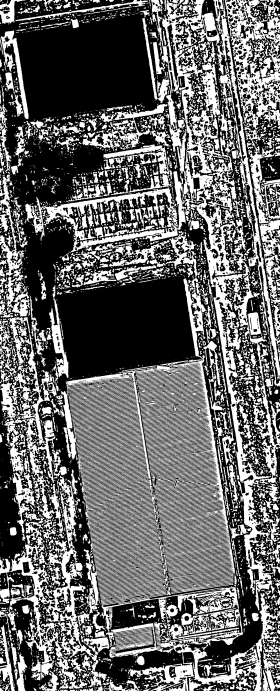
#> input picture _diag_adaptive.png, 280 x 691 px, given in place of Test.tif, which was not available
$ python _diag.py
#> lines starting #> are read from the running program, lines starting #| are printed output that depends on the picture; after the words box and inside, x2 and y2 are one past the last pixel; in counts of white or black regions, pixels touching at a corner belong together; pictures that were not available may be replaced by others from this repository, and a replacement may not be noted
"""Diagnose the optical rooftop stages on Test.tif (prints stage stats + masks)."""
import math
import os

import numpy as np
import cv2
from PIL import Image

ROOT = r"c:\Users\vinod\Desktop\map\map"
img = np.array(Image.open(os.path.join(ROOT, "Test.tif")).convert("RGB"))
h, w = img.shape[:2]
#> h = 691; w = 280
gsd = math.sqrt(33.0483984 * 81.35190 / (w * h))
#> gsd = 0.118
min_px = max(60, int(4.0 / (gsd * gsd)))
#> min_px = 287
print(f"{w}x{h} gsd={gsd:.4f} min_area_px={min_px}")
#| 280x691 gsd=0.1179 min_area_px=287

rf = img[:, :, 0].astype(np.float32)
gf = img[:, :, 1].astype(np.float32)
bf = img[:, :, 2].astype(np.float32)
nature = (2.0 * gf - rf - bf) > 14.0
#> nature: shape (691, 280) bool; every value is 0
nature_u8 = nature.astype(np.uint8) * 255


def stage_stats(name, mask):
    n, labels = cv2.connectedComponents(mask)
    if n <= 1:
        print(f"  {name}: EMPTY")
        return []
    sizes = np.bincount(labels.ravel())[1:]
    big = np.sort(sizes)[::-1][:10]
    ok = int((sizes >= min_px).sum())
    print(f"  {name}: {n-1} comps, >=min: {ok}, top sizes: {big.tolist()}")
    return sizes.tolist()


lab = cv2.cvtColor(img, cv2.COLOR_RGB2LAB)
#> lab: shape (691, 280, 3); mean of channels 0, 1, 2 105.7, 128, 128
clahe = cv2.createCLAHE(clipLimit=3.0, tileGridSize=(8, 8))
clahe_l = clahe.apply(lab[:, :, 0])
filtered = cv2.bilateralFilter(clahe_l, d=7, sigmaColor=50, sigmaSpace=50)

k3 = cv2.getStructuringElement(cv2.MORPH_RECT, (3, 3))
grad = cv2.morphologyEx(filtered, cv2.MORPH_GRADIENT, k3)
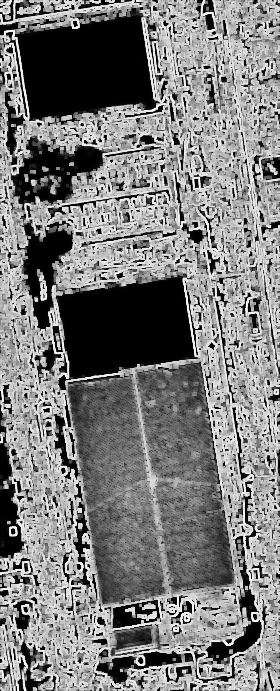
#> grad: shape (691, 280); min 0, max 250, mean 123.3
edges = cv2.bitwise_or(cv2.Canny(filtered, 30, 95), cv2.Canny(grad, 20, 70))
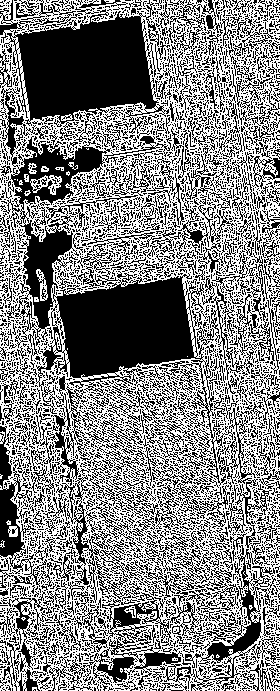
#> edges: shape (691, 280); 52% white; 4135 black regions (3700 under 20 px), largest, box (x1, y1, x2, y2) and area: (0, 49, 272, 548) 23828, (4, 0, 169, 134) 12083, (43, 545, 276, 691) 5814

th_fine = cv2.adaptiveThreshold(filtered, 255, cv2.ADAPTIVE_THRESH_GAUSSIAN_C, cv2.THRESH_BINARY, 21, -2)
#> th_fine: shape (691, 280); 40.9% white; 1699 white regions (1512 under 20 px), largest, box (x1, y1, x2, y2) and area: (24, 0, 280, 691) 44551, (0, 286, 109, 691) 10330, (79, 104, 170, 151) 1135
th_coarse = cv2.adaptiveThreshold(filtered, 255, cv2.ADAPTIVE_THRESH_MEAN_C, cv2.THRESH_BINARY, 45, -3)
#> th_coarse: shape (691, 280); 41.9% white; 1635 white regions (1490 under 20 px), largest, box (x1, y1, x2, y2) and area: (51, 278, 280, 691) 24723, (25, 0, 280, 610) 18586, (0, 262, 156, 691) 11436
roof = cv2.bitwise_or(th_fine, th_coarse)
#> roof: shape (691, 280); 43.3% white; 1537 white regions (1392 under 20 px), largest, box (x1, y1, x2, y2) and area: (24, 0, 280, 691) 52140, (0, 262, 164, 691) 12383, (0, 172, 46, 355) 1978
roof[nature_u8 > 0] = 0
stage_stats("adaptive roof", roof)
#> in stage_stats, `n, labels = cv2.connectedComponents(mask)`: n = 1538
#> in stage_stats, `sizes = np.bincount(labels.ravel())[1:]`: sizes = 1537 values, max 52140 at index 16, min 1 at index 9, mean 54.45
#> in stage_stats, `big = np.sort(sizes)[::-1][:10]`: big = [52140, 12383, 1978, 1449, 913, 683, 476, 417, 366, 332]
#> in stage_stats, `ok = int((sizes >= min_px).sum())`: ok = 11
#|   adaptive roof: 1537 comps, >=min: 11, top sizes: [52140, 12383, 1978, 1449, 913, 683, 476, 417, 366, 332]

k5 = cv2.getStructuringElement(cv2.MORPH_RECT, (5, 5))
#> k5 = [[1, 1, 1, 1, 1], [1, 1, 1, 1, 1], [1, 1, 1, 1, 1], [1, 1, 1, 1, 1], [1, 1, 1, 1, 1]]
roof_open = cv2.morphologyEx(roof, cv2.MORPH_OPEN, k5, iterations=1)
#> roof_open: shape (691, 280); 7.2% white; 256 white regions (11 under 20 px), largest, box (x1, y1, x2, y2) and area: (110, 624, 153, 657) 738, (178, 362, 205, 384) 245, (86, 374, 127, 383) 236
stage_stats("after open5", roof_open)
#> call 2 of stage_stats, with name = 'after open5'
#> in stage_stats (call 2), `n, labels = cv2.connectedComponents(mask)`:
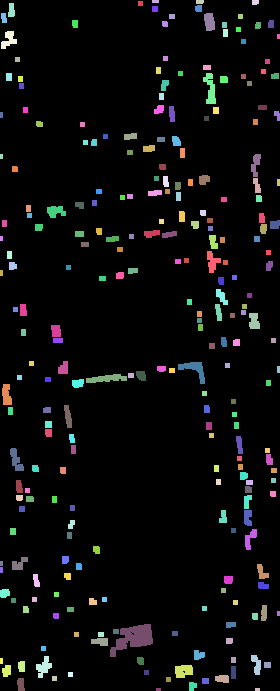
#> labels: shape (691, 280) int32; 257 distinct labels, from 0 to 256; one colour per label, 0 black
#> in stage_stats (call 2), `n, labels = cv2.connectedComponents(mask)`: n = 257
#> in stage_stats (call 2), `sizes = np.bincount(labels.ravel())[1:]`: sizes = 256 values, max 738 at index 227, min 15 at index 19, mean 54.22
#> in stage_stats (call 2), `big = np.sort(sizes)[::-1][:10]`: big = [738, 245, 236, 231, 195, 187, 177, 171, 166, 164]
#> in stage_stats (call 2), `ok = int((sizes >= min_px).sum())`: ok = 1
#|   after open5: 256 comps, >=min: 1, top sizes: [738, 245, 236, 231, 195, 187, 177, 171, 166, 164]

roof_close = cv2.morphologyEx(roof_open, cv2.MORPH_CLOSE, k5, iterations=2)
#> roof_close: shape (691, 280); 8.7% white; 137 white regions (8 under 20 px), largest, box (x1, y1, x2, y2) and area: (91, 624, 153, 657) 1060, (231, 399, 257, 550) 873, (215, 275, 260, 329) 716
stage_stats("after close5x2", roof_close)
#> call 3 of stage_stats, with name = 'after close5x2'
#> in stage_stats (call 3), `n, labels = cv2.connectedComponents(mask)`:
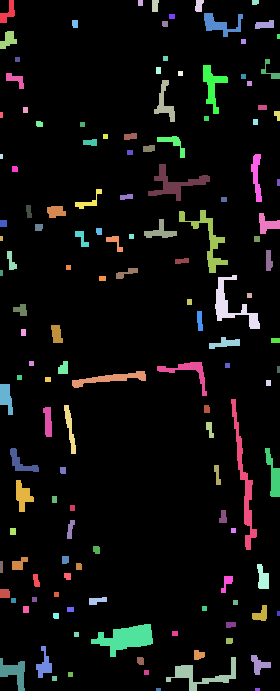
#> labels: shape (691, 280) int32; 138 distinct labels, from 0 to 137; one colour per label, 0 black
#> in stage_stats (call 3), `n, labels = cv2.connectedComponents(mask)`: n = 138
#> in stage_stats (call 3), `sizes = np.bincount(labels.ravel())[1:]`: sizes = 137 values, max 1060 at index 122, min 15 at index 11, mean 123
#> in stage_stats (call 3), `big = np.sort(sizes)[::-1][:10]`: big = [1060, 873, 716, 688, 679, 639, 486, 479, 419, 400]
#> in stage_stats (call 3), `ok = int((sizes >= min_px).sum())`: ok = 15
#|   after close5x2: 137 comps, >=min: 15, top sizes: [1060, 873, 716, 688, 679, 639, 486, 479, 419, 400]

edges_d = cv2.dilate(edges, k3, iterations=1)
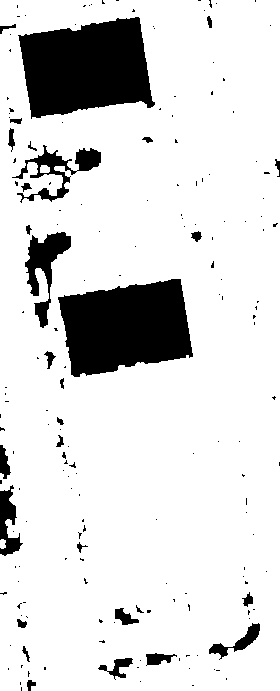
#> edges_d: shape (691, 280); 86.1% white; 182 black regions (152 under 20 px), largest, box (x1, y1, x2, y2) and area: (18, 17, 155, 119) 10183, (58, 279, 193, 377) 9757, (25, 232, 71, 328) 1705
cut = roof_close.copy()
cut[edges_d > 0] = 0
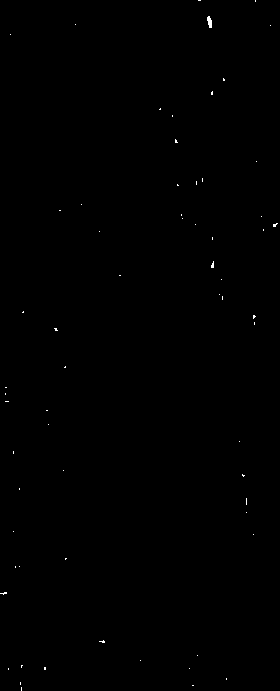
#> cut: shape (691, 280); 0.13% white in thin lines or dots
stage_stats("after edge cut", cut)
#> in stage_stats (call 4), `n, labels = cv2.connectedComponents(mask)`: labels: shape (691, 280) int32; 65 distinct labels, from 0 to 64
#|   after edge cut: 64 comps, >=min: 0, top sizes: [43, 15, 12, 11, 10, 8, 8, 8, 7, 7]
cut_close = cv2.morphologyEx(cut, cv2.MORPH_CLOSE, k5, iterations=2)
#> cut_close: shape (691, 280); 0.15% white in thin lines or dots
stage_stats("cut + close5x2", cut_close)
#> in stage_stats (call 5), `n, labels = cv2.connectedComponents(mask)`: labels: shape (691, 280) int32; 59 distinct labels, from 0 to 58
#|   cut + close5x2: 58 comps, >=min: 0, top sizes: [43, 25, 19, 18, 15, 15, 15, 13, 10, 8]

k9 = cv2.getStructuringElement(cv2.MORPH_RECT, (9, 9))
big_close = cv2.morphologyEx(cut, cv2.MORPH_CLOSE, k9, iterations=2)
#> big_close: shape (691, 280); 0.27% white; 53 white regions (49 under 20 px), largest, box (x1, y1, x2, y2) and area: (0, 387, 9, 402) 107, (263, 223, 280, 231) 72, (0, 665, 23, 691) 71, (207, 16, 212, 28) 44
stage_stats("cut + close9x2", big_close)
#> in stage_stats (call 6), `n, labels = cv2.connectedComponents(mask)`: labels: shape (691, 280) int32; 54 distinct labels, from 0 to 53
#|   cut + close9x2: 53 comps, >=min: 0, top sizes: [107, 72, 71, 44, 18, 18, 15, 15, 15, 13]

# save intermediate masks for inspection (downscaled)
for name, m in [("adaptive", roof), ("edgecut", cut), ("cutclose9", big_close)]:
    small = cv2.resize(m, (int(w * 0.22), int(h * 0.22)), interpolation=cv2.INTER_AREA)
    cv2.imwrite(os.path.join(ROOT, f"_diag_{name}.png"), small)
#> this loop made 3 passes
#> name on passes 1 to 3: 'adaptive', 'edgecut', 'cutclose9'
#> pass 1, `small = cv2.resize(m, (int(w * 0.22), int(h * 0.22)), interpolation=cv..`:
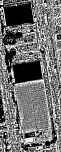
#> small: shape (152, 61); min 0, max 255, mean 110.3
print("wrote _diag_*.png")

$ run again, on Test_thumb.ppm
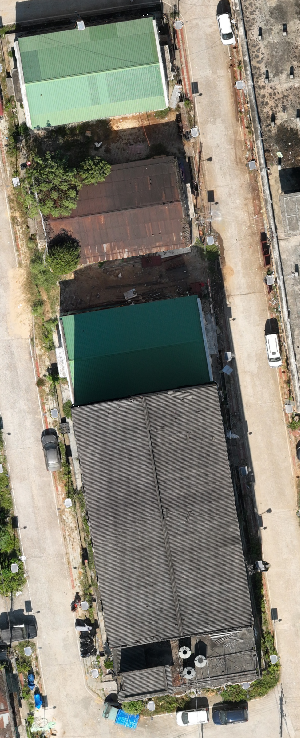
#> input picture Test_thumb.ppm, 300 x 738 px, given in place of Test.tif, which was not available
#> img is the input picture: shape (738, 300, 3); mean R, G, B 133.5, 130.4, 117.5
#| 300x738 gsd=0.1102 min_area_px=329
#> nature: shape (738, 300) bool; 20% white; 315 white regions (274 under 20 px), largest, box (x1, y1, x2, y2) and area: (0, 53, 210, 405) 20335, (17, 16, 170, 135) 12989, (0, 428, 28, 600) 2062
#> lab: shape (738, 300, 3); mean of channels 0, 1, 2 136, 127.1, 135.3
#> edges: shape (738, 300); 41.3% white in thin lines or dots
#> th_fine: shape (738, 300); 42.5% white; 1004 white regions (799 under 20 px), largest, box (x1, y1, x2, y2) and area: (11, 151, 254, 637) 24885, (108, 0, 300, 738) 18518, (0, 408, 172, 738) 10664
#> th_coarse: shape (738, 300); 50.4% white; 503 black regions (440 under 20 px), largest, box (x1, y1, x2, y2) and area: (0, 0, 297, 738) 75032, (204, 0, 300, 469) 12028, (0, 413, 41, 738) 4957
#> labels: shape (738, 300) int32; 670 distinct labels, from 0 to 669
#> n = 670
#> sizes = 669 values, max 40131 at index 88, min 1 at index 9, mean 153.9
#> big = [40131, 30085, 5805, 3413, 2336, 2276, 1705, 1388, 939, 907]
#> ok = 18
#|   adaptive roof: 669 comps, >=min: 18, top sizes: [40131, 30085, 5805, 3413, 2336, 2276, 1705, 1388, 939, 907]
#> k5 = [[1, 1, 1, 1, 1], [1, 1, 1, 1, 1], [1, 1, 1, 1, 1], [1, 1, 1, 1, 1], [1, 1, 1, 1, 1]]
#> roof_open: shape (738, 300); 29.1% white; 173 white regions (5 under 20 px), largest, box (x1, y1, x2, y2) and area: (175, 0, 300, 706) 19604, (0, 385, 93, 725) 11331, (51, 202, 189, 266) 4387
#> labels: shape (738, 300) int32; 174 distinct labels, from 0 to 173
#|   after open5: 173 comps, >=min: 26, top sizes: [19604, 11331, 4387, 2920, 2417, 1501, 1092, 845, 728, 653]
#> roof_close: shape (738, 300); 33.7% white; 49 white regions (1 under 20 px), largest, box (x1, y1, x2, y2) and area: (28, 0, 300, 738) 39031, (0, 161, 165, 738) 20618, (80, 387, 244, 578) 3267
#> labels: shape (738, 300) int32; 50 distinct labels, from 0 to 49
#|   after close5x2: 49 comps, >=min: 15, top sizes: [39031, 20618, 3267, 2062, 1088, 794, 656, 631, 600, 573]
#> edges_d: shape (738, 300); 74% white; 664 black regions (532 under 20 px), largest, box (x1, y1, x2, y2) and area: (76, 298, 208, 404) 10772, (28, 75, 162, 124) 2989, (264, 511, 300, 635) 2971
#> cut: shape (738, 300); 11.3% white; 368 white regions (304 under 20 px), largest, box (x1, y1, x2, y2) and area: (247, 406, 295, 510) 2934, (264, 511, 300, 622) 2355, (15, 556, 77, 649) 2179
#> labels: shape (738, 300) int32; 369 distinct labels, from 0 to 368
#|   after edge cut: 368 comps, >=min: 20, top sizes: [2934, 2355, 2179, 2026, 1479, 1147, 1127, 996, 888, 595]
#> cut_close: shape (738, 300); 15.9% white; 125 white regions (85 under 20 px), largest, box (x1, y1, x2, y2) and area: (194, 83, 300, 622) 12453, (0, 385, 93, 731) 8168, (54, 142, 197, 262) 4565
#> labels: shape (738, 300) int32; 126 distinct labels, from 0 to 125
#|   cut + close5x2: 125 comps, >=min: 11, top sizes: [12453, 8168, 4565, 2390, 1233, 1231, 936, 777, 571, 441]
#> big_close: shape (738, 300); 22.3% white; 54 white regions (29 under 20 px), largest, box (x1, y1, x2, y2) and area: (0, 0, 300, 738) 46664, (0, 179, 15, 271) 799, (0, 0, 14, 38) 318
#> in stage_stats (call 6), `n, labels = cv2.connectedComponents(mask)`:
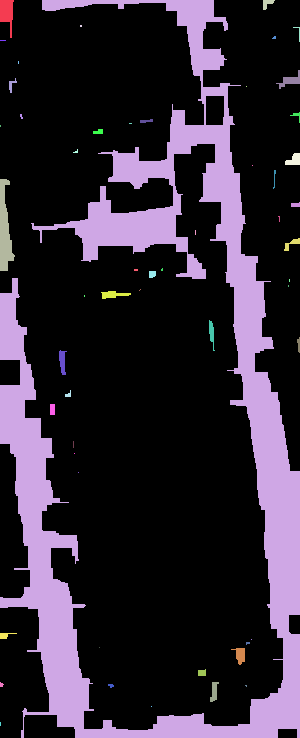
#> labels: shape (738, 300) int32; 55 distinct labels, from 0 to 54; one colour per label, 0 black
#> n = 55
#> sizes = 54 values, max 46664 at index 1, min 1 at index 10, mean 916
#> big = [46664, 799, 318, 162, 140, 136, 126, 126, 108, 99]
#> ok = 2
#|   cut + close9x2: 54 comps, >=min: 2, top sizes: [46664, 799, 318, 162, 140, 136, 126, 126, 108, 99]
#> the loop `for name, m in [("adaptive", roof), ("edgecut", cut), ("cutclose9", bi..` made 3 passes
#> name on passes 1 to 3: 'adaptive', 'edgecut', 'cutclose9'
#> pass 3, `small = cv2.resize(m, (int(w * 0.22), int(h * 0.22)), interpolation=cv..`:
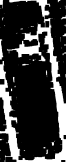
#> small: shape (162, 66); min 0, max 255, mean 57

$ run again, on ndsm_test.png
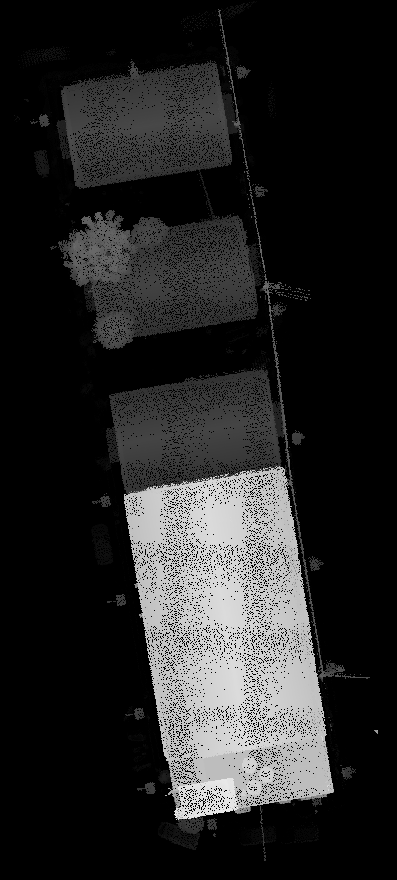
#> input picture ndsm_test.png, 397 x 880 px, given in place of Test.tif, which was not available
#| 397x880 gsd=0.0877 min_area_px=519
#> nature: shape (880, 397) bool; every value is 0
#> lab: shape (880, 397, 3); mean of channels 0, 1, 2 38.7, 128, 128
#> edges: shape (880, 397); 15.2% white in thin lines or dots, all inside (x1, y1, x2, y2) = (29, 8, 379, 862)
#> th_fine: shape (880, 397); 23.2% white; 379 white regions (323 under 20 px), largest, box (x1, y1, x2, y2) and area: (124, 304, 334, 820) 43809, (61, 60, 232, 189) 11014, (88, 215, 258, 350) 9439
#> th_coarse: shape (880, 397); 26% white; 208 white regions (173 under 20 px), largest, box (x1, y1, x2, y2) and area: (124, 304, 334, 820) 47167, (61, 61, 232, 189) 14108, (109, 368, 279, 485) 10629
#> roof: shape (880, 397); 27.4% white; 270 white regions (218 under 20 px), largest, box (x1, y1, x2, y2) and area: (124, 304, 334, 820) 47983, (61, 60, 232, 189) 14383, (109, 368, 281, 490) 11773
#> in stage_stats, `n, labels = cv2.connectedComponents(mask)`:
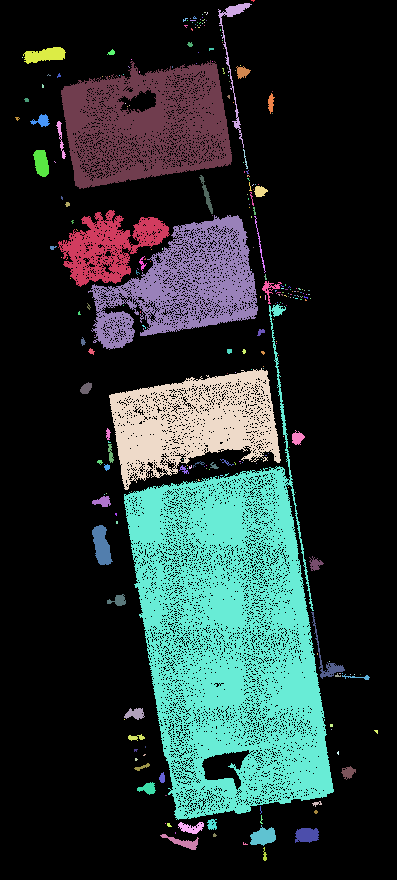
#> labels: shape (880, 397) int32; 271 distinct labels, from 0 to 270; one colour per label, 0 black
#> n = 271
#> sizes = 270 values, max 47983 at index 162, min 1 at index 4, mean 354.5
#> big = [47983, 14383, 11773, 10916, 4036, 535, 489, 469, 351, 321]
#> ok = 6
#|   adaptive roof: 270 comps, >=min: 6, top sizes: [47983, 14383, 11773, 10916, 4036, 535, 489, 469, 351, 321]
#> k5 = [[1, 1, 1, 1, 1], [1, 1, 1, 1, 1], [1, 1, 1, 1, 1], [1, 1, 1, 1, 1], [1, 1, 1, 1, 1]]
#> roof_open: shape (880, 397); 12.8% white; 144 white regions, largest, box (x1, y1, x2, y2) and area: (267, 561, 333, 799) 6550, (183, 651, 246, 709) 2513, (187, 488, 247, 548) 2274
#> labels: shape (880, 397) int32; 145 distinct labels, from 0 to 144
#|   after open5: 144 comps, >=min: 20, top sizes: [6550, 2513, 2274, 2200, 2081, 1882, 1845, 1748, 1565, 1532]
#> roof_close: shape (880, 397); 14.8% white; 45 white regions, largest, box (x1, y1, x2, y2) and area: (175, 471, 333, 813) 19249, (61, 64, 232, 188) 8477, (110, 370, 270, 480) 4244
#> labels: shape (880, 397) int32; 46 distinct labels, from 0 to 45
#|   after close5x2: 45 comps, >=min: 12, top sizes: [19249, 8477, 4244, 2627, 2612, 2529, 2116, 1659, 1404, 794]
#> edges_d: shape (880, 397); 31.4% white; 24 white regions, largest, box (x1, y1, x2, y2) and area: (48, 7, 372, 863) 107066, (90, 491, 113, 509) 310, (134, 780, 158, 797) 309
#> cut: shape (880, 397); 4.7% white; 250 white regions (198 under 20 px), largest, box (x1, y1, x2, y2) and area: (272, 657, 320, 719) 1381, (195, 498, 245, 544) 1195, (203, 661, 243, 707) 1099
#> labels: shape (880, 397) int32; 251 distinct labels, from 0 to 250
#|   after edge cut: 250 comps, >=min: 11, top sizes: [1381, 1195, 1099, 995, 944, 927, 857, 853, 752, 623]
#> cut_close: shape (880, 397); 6.8% white; 111 white regions (74 under 20 px), largest, box (x1, y1, x2, y2) and area: (263, 476, 320, 719) 3683, (188, 653, 243, 707) 1905, (186, 407, 247, 457) 1795
#> labels: shape (880, 397) int32; 112 distinct labels, from 0 to 111
#|   cut + close5x2: 111 comps, >=min: 13, top sizes: [3683, 1905, 1795, 1724, 1581, 1534, 1526, 1275, 1010, 884]
#> big_close: shape (880, 397); 8.3% white; 64 white regions (32 under 20 px), largest, box (x1, y1, x2, y2) and area: (263, 476, 331, 791) 6225, (185, 653, 255, 806) 3703, (65, 74, 164, 142) 3507
#> labels: shape (880, 397) int32; 65 distinct labels, from 0 to 64
#|   cut + close9x2: 64 comps, >=min: 12, top sizes: [6225, 3703, 3507, 2075, 1910, 1862, 1529, 1101, 964, 931]
#> the loop `for name, m in [("adaptive", roof), ("edgecut", cut), ("cutclose9", bi..` made 3 passes
#> name on passes 1 to 3: 'adaptive', 'edgecut', 'cutclose9'
#> pass 3, `small = cv2.resize(m, (int(w * 0.22), int(h * 0.22)), interpolation=cv..`:
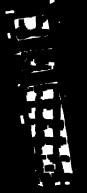
#> small: shape (193, 87); min 0, max 255, mean 21.2
